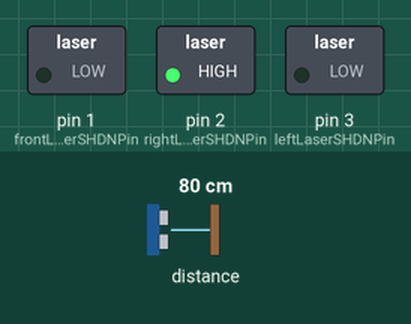
Recording of a sketch running on a simulated Arduino Uno, built with avr-gcc and run on an emulated ATmega328P. Parts: switched loads named in the sketch (green lamp = pin HIGH). The test bench sets the inputs (shaded band); at power-on: distance to the obstacle 80 cm.

Above: at 0.1 s.
At 2.94 s:
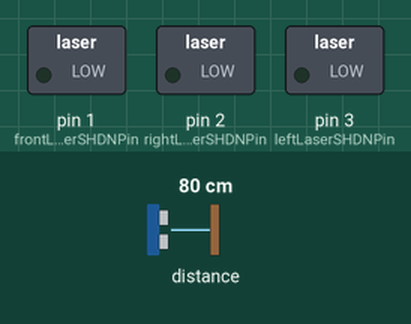
Timing chart, 0 to 3.2 s (numbered marks = the images above):
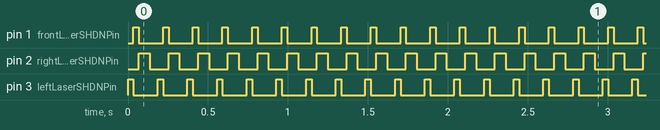

Measured:
- by itself, pin 1 (frontLaserSHDNPin), pin 3 (leftLaserSHDNPin): alternates HIGH for 0.03 s and LOW for 0.15 s
- by itself, pin 2 (rightLaserSHDNPin): alternates HIGH for 0.07 s and LOW for 0.12 s

The sketch:

Sketch_LaserTest_Multi.ino
```cpp
// inspiration from site: http://arduino.stackexchange.com/questions/25050/multiple-vl6180x-distance-sensors-interactive-problem

/* Multiple laser procedure:
 *  1. Wire SHDN (SHutDowN) pins.
 *  2. Disable ALL lasers. (write SHDN pin > LOW)
 *  3. Enable 1 laser. (write SHDN pin > HIGH & call laser.begin())
 *  4. Read value.
 */
/* Note:
 *  For Arduino Uno, SDA = A5 & SCL = A4
 *      for other boards, see: https://www.arduino.cc/en/Reference/Wire
 */
extern "C" {
  #include <stdlib.h>
  #include <stdio.h>
  #include <string.h>
  #include <inttypes.h>
}
#include "Adafruit_VL6180X.h"


Adafruit_VL6180X lasers;
  byte frontLaserSHDNPin = 1; // SHutDowN pin
  byte leftLaserSHDNPin = 3;
  byte rightLaserSHDNPin = 2;

int temp_front;
int temp_right;
int temp_left;

void setup() {
  printf("starting");
  pinMode(frontLaserSHDNPin, OUTPUT);
  pinMode(leftLaserSHDNPin, OUTPUT);
  pinMode(rightLaserSHDNPin, OUTPUT);
  digitalWrite(frontLaserSHDNPin, LOW); // Disable frontLaser
  digitalWrite(leftLaserSHDNPin, LOW); // Disable leftLaser
  digitalWrite(rightLaserSHDNPin, LOW); // Disable rightLaser

  Wire.begin(); // For lasers
}

// Adds 3ms delay
void readSensors() {
  // Enable left laser
  digitalWrite(leftLaserSHDNPin, HIGH); // enabling leftLaser
  // Print left laser value
  lasers.begin();
  delay(1);
  temp_left = lasers.readRange();
  printf("\tleftLaser: %3d    ", temp_left);
  digitalWrite(leftLaserSHDNPin, LOW);  // Disable leftLaser
//  delay(500);

  //printf("looping\n");
  // Enable front laser
  digitalWrite(frontLaserSHDNPin, HIGH); // enabling frontLaser
  // Print front laser value
  lasers.begin(); // Notice: every time laser is enabled, have to call begin()
  delay(1);
  temp_front = lasers.readRange();
  printf("frontLaser: %3d    ", temp_front);
  digitalWrite(frontLaserSHDNPin, LOW);  // Disable frontLaser
//  delay(500);

  // Enable right laser
  digitalWrite(rightLaserSHDNPin, HIGH); // enabling rightLaser
  // Print right laser value
  lasers.begin();
  delay(1);
  temp_right = lasers.readRange();
  printf("rightLaser: %3d\n", lasers.readRange());
  digitalWrite(rightLaserSHDNPin, LOW);  // Disable rightLaser
  //delay(500);
}

void loop() {
  readSensors();

  delay(50);
}
```
